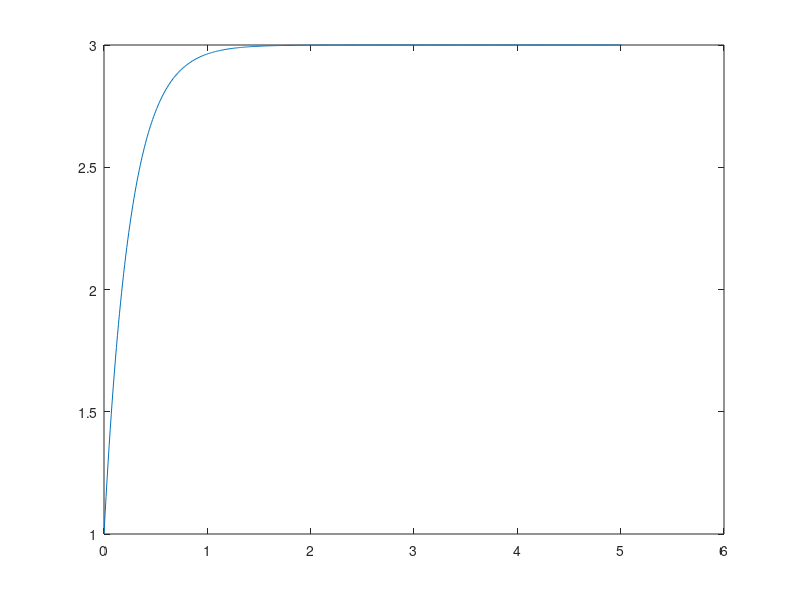

MATLAB code for this plot:
function prob2c
    global L R i_r Kp;
    i0 = 1;
    L = 1;
    R = 2;
    i_r = 3;
    Kp = 2;
    h = 0.01;
    t = [0 5];

    k=[0 0 0 0];
    i(1) = i0;

    for j = (t(1)+1):(t(2)/h+1)
        k(1) = f(i(j));
        k(2) = f(i(j)+h*k(1)/2);
        k(3) = f(i(j)+h*k(2)/2);
        k(4) = f(i(j)+h*k(3));
        i(j+1) = i(j) + (k(1) + 2*k(2) + 2*k(3) + k(4))*h/6;
    end

    plot(t(1):h:(t(2)+h), i); 
end
    
%% f: calculates di/dt given i;
function i_dot = f(i_t)
    global i0 L R i_r Kp;
	i_dot = -(R/L + Kp)*(i_t-i_r);
end
